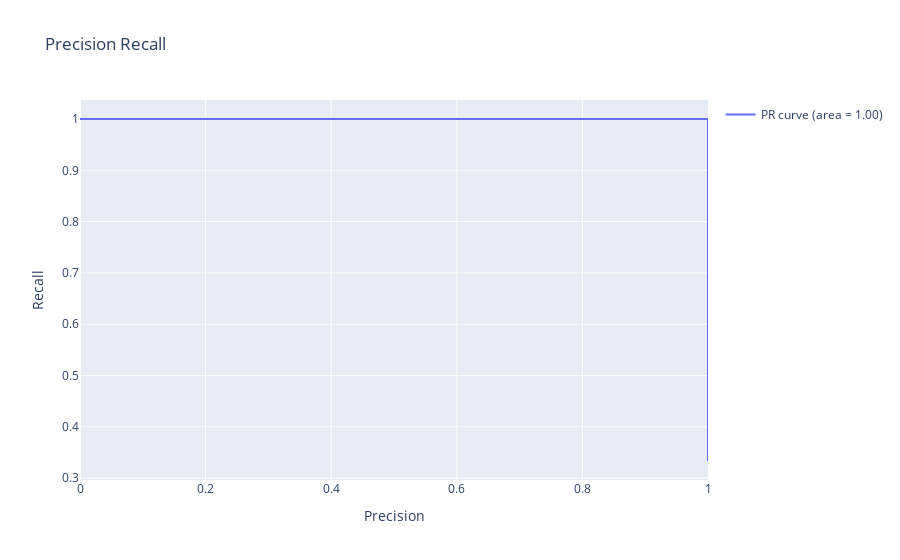

Notebook code for this chart:
### Code cell
trace0 = go.Scatter(x=recall, y=precision, mode='lines', name=f'PR curve (area = {pr_auc:.2f})')
layout = go.Layout(
    title='Precision Recall',
    xaxis=dict(title='Precision'),
    yaxis=dict(title='Recall'),
    showlegend=True
)
fig = go.Figure(data=trace0, layout=layout)
fig.show()

### Figure 1 — Plotly figure (JSON) as saved in the notebook; plotly's stock layout.template omitted (floating-point values rounded to 4 significant figures)
{"data": [{"mode": "lines", "name": "PR curve (area = 1.00)", "type": "scatter", "x": [1, 1, 1, 1, 1, 1, 1, 1, 1, 1, 1, 1, 1, 1, 1, 1, 1, 1, 1, 1, 1, 0.9, 0.8, 0.7, 0.6, 0.5, 0.4, 0.3, 0.2, 0.1, 0], "y": [0.3333, 0.3448, 0.3571, 0.3704, 0.3846, 0.4, 0.4167, 0.4348, 0.4545, 0.4762, 0.5, 0.5263, 0.5556, 0.5882, 0.625, 0.6667, 0.7143, 0.7692, 0.8333, 0.9091, 1, 1, 1, 1, 1, 1, 1, 1, 1, 1, 1]}], "layout": {"showlegend": true, "title": {"text": "Precision Recall"}, "xaxis": {"title": {"text": "Precision"}}, "yaxis": {"title": {"text": "Recall"}}}}
